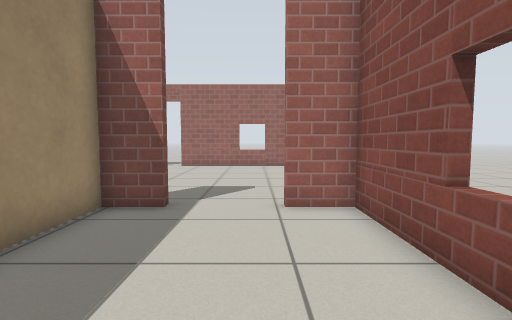
[1] (above)

13 first-person views from a walk through a Gazebo world. The camera is 0.79 m above the floor, tilts 4° down and sees 85° across. The floor is counted in squares, 0.5 m on a side. Each view is taken from the middle of a square. On the plan, view 1 faces up. The plan holds only what a view shows up to about 14 squares ahead; the rest is blank. Simple patterns stand in for the simulator's built-in surfaces.

[2]
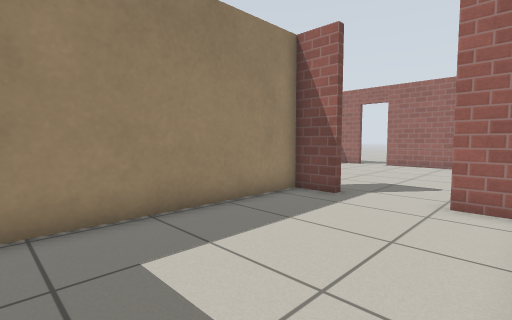

[3]
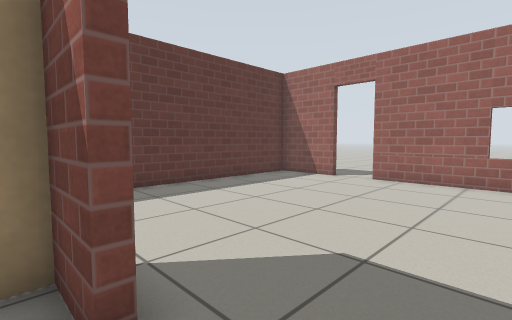

[4]
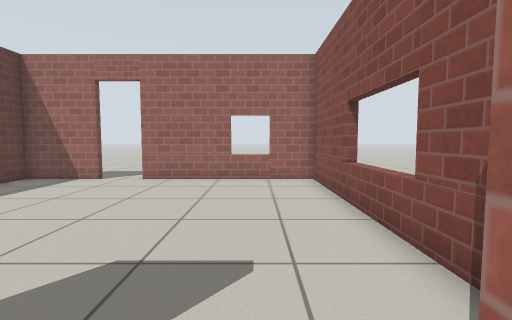

[5]
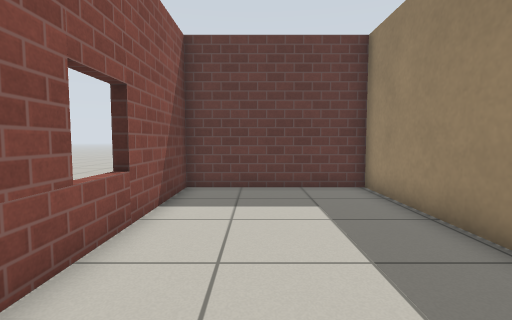

[6]
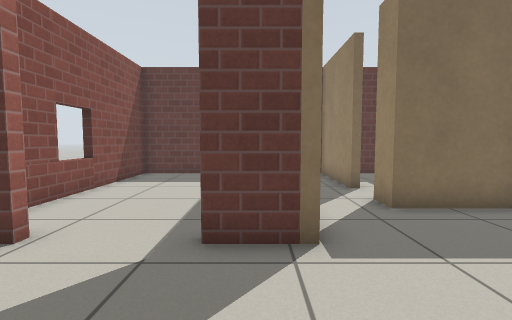

[7]
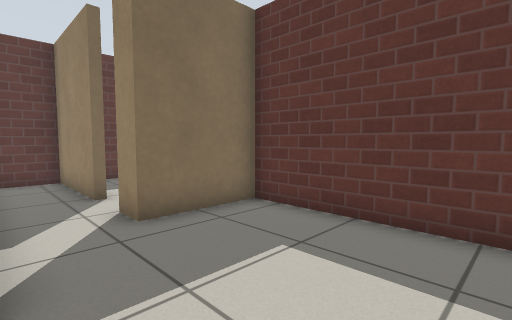

[8]
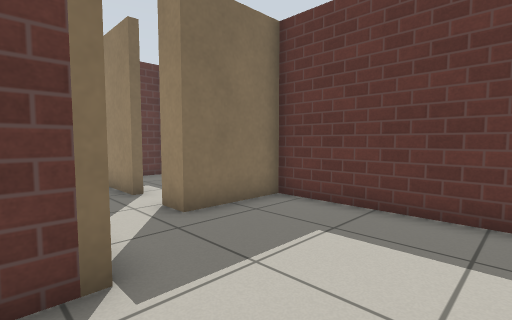

[9]
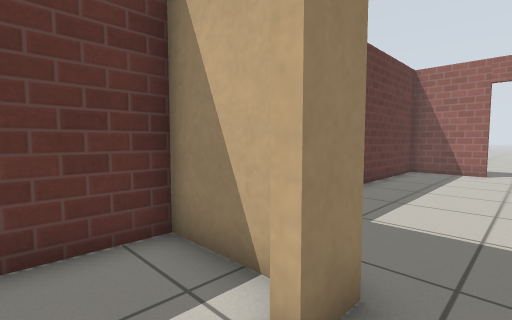

[10]
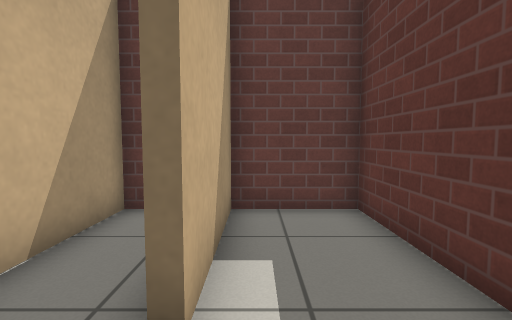

[11]
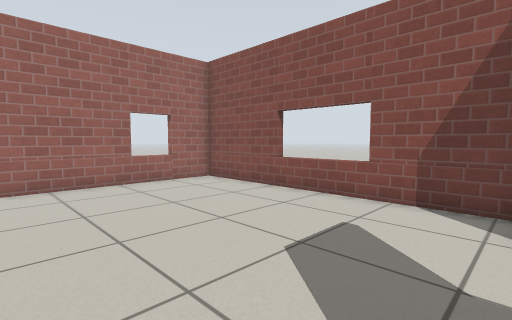

[12]
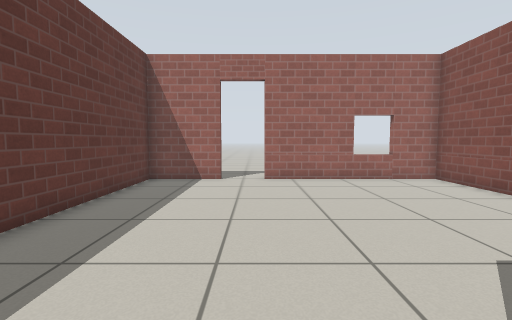

[13]
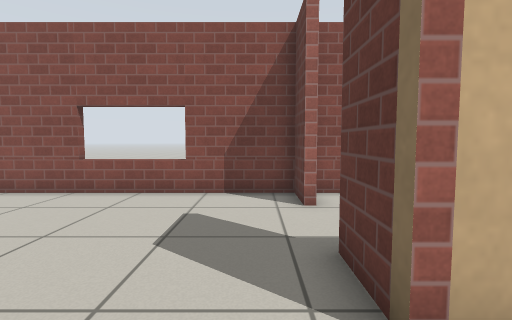

### Floor plan
Ten units are one square. View 1 is at (0, 0); x grows to the right and y downward. Boxes are objects, and circles mark ways between rooms. Rooms are numbered by the first view taken in them; rooms with no view inside come last. Other rooms are left out.
<svg viewBox="-99 -183 131 211">
<path fill="none" stroke="#000" d="M22 -19 27 -19M-21 -65 -37 -65 -37 23 24 23 24 -65 6 -65M27 -34 22 -34M27 -133 22 -133M-40 -60 -40 -68 -21 -68M-10 -178 -10 -173M6 -68 24 -68 24 -174 -48 -174M-64 -174 -94 -174 -94 -46 -61 -46 -61 -35M7 -173 7 -178M-61 -19 -61 23 -40 23 -40 -9M-70 -43 -94 -43 -94 23 -64 23 -64 -19"/>
<circle cx="-10" cy="-70" r="3" fill="#2a7"/>
<circle cx="-50" cy="-45" r="3" fill="#2a7"/>
<circle cx="-60" cy="-25" r="3" fill="#2a7"/>
<text x="-10" y="-30">1</text>
<text x="-30" y="-120">2</text>
<text x="-50" y="-10">3</text>
<text x="-80" y="-20">4</text>
</svg>
Room 1 opens to room 2. Room 2 opens to room 3. Room 3 opens to room 4.

Where each view was taken, in squares from view 1:
view 1: 0 up, 0 right, facing up
view 2: 1 down, 2 right, facing up-left
view 3: 6 up, 0 right, facing up-left
view 4: 6 up, 0 right, facing up
view 5: 7 up, 0 right, facing down
view 6: 11 up, 3 left, facing down
view 7: 10 up, 4 left, facing down-left
view 8: 10 up, 3 left, facing down-left
view 9: 2 up, 5 left, facing up-left
view 10: 4 up, 7 left, facing down
view 11: 7 up, 5 left, facing up-right
view 12: 6 up, 5 left, facing up
view 13: 8 up, 6 left, facing right
